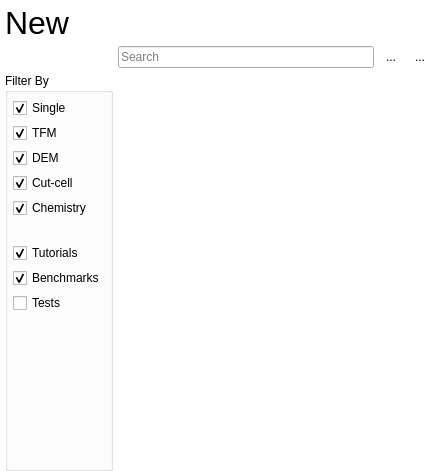
<?xml version="1.0" encoding="UTF-8"?>
<ui version="4.0">
 <class>new</class>
 <widget class="QWidget" name="new">
  <property name="geometry">
   <rect>
    <x>0</x>
    <y>0</y>
    <width>437</width>
    <height>476</height>
   </rect>
  </property>
  <property name="windowTitle">
   <string>Form</string>
  </property>
  <property name="styleSheet">
   <string notr="true">QWidget#new{background-color: white;}</string>
  </property>
  <layout class="QGridLayout" name="gridLayout">
   <property name="leftMargin">
    <number>5</number>
   </property>
   <property name="topMargin">
    <number>5</number>
   </property>
   <property name="rightMargin">
    <number>5</number>
   </property>
   <property name="bottomMargin">
    <number>5</number>
   </property>
   <property name="spacing">
    <number>5</number>
   </property>
   <item row="1" column="1">
    <widget class="QLineEdit" name="search_bar">
     <property name="placeholderText">
      <string>Search</string>
     </property>
    </widget>
   </item>
   <item row="4" column="1" colspan="3">
    <widget class="QListWidget" name="template_list">
     <property name="frameShape">
      <enum>QFrame::NoFrame</enum>
     </property>
     <property name="frameShadow">
      <enum>QFrame::Plain</enum>
     </property>
     <property name="iconSize">
      <size>
       <width>128</width>
       <height>128</height>
      </size>
     </property>
     <property name="textElideMode">
      <enum>Qt::ElideRight</enum>
     </property>
     <property name="resizeMode">
      <enum>QListView::Adjust</enum>
     </property>
     <property name="uniformItemSizes">
      <bool>true</bool>
     </property>
     <property name="wordWrap">
      <bool>false</bool>
     </property>
    </widget>
   </item>
   <item row="1" column="3">
    <widget class="QToolButton" name="tile_button">
     <property name="toolTip">
      <string>View projects as grid</string>
     </property>
     <property name="text">
      <string>...</string>
     </property>
     <property name="icon">
      <iconset>
       <normaloff>../images/tile.svg</normaloff>../images/tile.svg</iconset>
     </property>
     <property name="checkable">
      <bool>true</bool>
     </property>
     <property name="autoRaise">
      <bool>true</bool>
     </property>
    </widget>
   </item>
   <item row="1" column="2">
    <widget class="QToolButton" name="list_button">
     <property name="toolTip">
      <string>View projects as list</string>
     </property>
     <property name="text">
      <string>...</string>
     </property>
     <property name="icon">
      <iconset>
       <normaloff>../images/list.svg</normaloff>../images/list.svg</iconset>
     </property>
     <property name="checkable">
      <bool>true</bool>
     </property>
     <property name="autoRaise">
      <bool>true</bool>
     </property>
    </widget>
   </item>
   <item row="0" column="0">
    <widget class="QLabel" name="label">
     <property name="styleSheet">
      <string notr="true">font-size: 24pt;background-color: white;</string>
     </property>
     <property name="text">
      <string>New</string>
     </property>
    </widget>
   </item>
   <item row="2" column="0" rowspan="3">
    <widget class="QGroupBox" name="groupBox">
     <property name="title">
      <string>Filter By</string>
     </property>
     <property name="flat">
      <bool>true</bool>
     </property>
     <property name="checkable">
      <bool>false</bool>
     </property>
     <layout class="QVBoxLayout" name="verticalLayout">
      <property name="spacing">
       <number>5</number>
      </property>
      <property name="leftMargin">
       <number>5</number>
      </property>
      <property name="topMargin">
       <number>5</number>
      </property>
      <property name="rightMargin">
       <number>5</number>
      </property>
      <property name="bottomMargin">
       <number>5</number>
      </property>
      <item>
       <widget class="QCheckBox" name="single_chk">
        <property name="text">
         <string>Single</string>
        </property>
        <property name="icon">
         <iconset>
          <normaloff>../images/single.svg</normaloff>../images/single.svg</iconset>
        </property>
        <property name="checked">
         <bool>true</bool>
        </property>
       </widget>
      </item>
      <item>
       <widget class="QCheckBox" name="tfm_chk">
        <property name="text">
         <string>TFM</string>
        </property>
        <property name="icon">
         <iconset>
          <normaloff>../images/tfm.svg</normaloff>../images/tfm.svg</iconset>
        </property>
        <property name="checked">
         <bool>true</bool>
        </property>
       </widget>
      </item>
      <item>
       <widget class="QCheckBox" name="dem_chk">
        <property name="text">
         <string>DEM</string>
        </property>
        <property name="icon">
         <iconset>
          <normaloff>../images/dem.svg</normaloff>../images/dem.svg</iconset>
        </property>
        <property name="checked">
         <bool>true</bool>
        </property>
       </widget>
      </item>
      <item>
       <widget class="QCheckBox" name="cutcell_chk">
        <property name="text">
         <string>Cut-cell</string>
        </property>
        <property name="icon">
         <iconset>
          <normaloff>../images/geometry.svg</normaloff>../images/geometry.svg</iconset>
        </property>
        <property name="checked">
         <bool>true</bool>
        </property>
       </widget>
      </item>
      <item>
       <widget class="QCheckBox" name="chemistry_chk">
        <property name="text">
         <string>Chemistry</string>
        </property>
        <property name="icon">
         <iconset>
          <normaloff>../images/chemistry.svg</normaloff>../images/chemistry.svg</iconset>
        </property>
        <property name="checked">
         <bool>true</bool>
        </property>
       </widget>
      </item>
      <item>
       <spacer name="verticalSpacer_2">
        <property name="orientation">
         <enum>Qt::Vertical</enum>
        </property>
        <property name="sizeType">
         <enum>QSizePolicy::Maximum</enum>
        </property>
        <property name="sizeHint" stdset="0">
         <size>
          <width>20</width>
          <height>20</height>
         </size>
        </property>
       </spacer>
      </item>
      <item>
       <widget class="QCheckBox" name="tutorials_chk">
        <property name="text">
         <string>Tutorials</string>
        </property>
        <property name="checked">
         <bool>true</bool>
        </property>
       </widget>
      </item>
      <item>
       <widget class="QCheckBox" name="benchmarks_chk">
        <property name="text">
         <string>Benchmarks</string>
        </property>
        <property name="checked">
         <bool>true</bool>
        </property>
       </widget>
      </item>
      <item>
       <widget class="QCheckBox" name="tests_chk">
        <property name="text">
         <string>Tests</string>
        </property>
       </widget>
      </item>
      <item>
       <spacer name="verticalSpacer">
        <property name="orientation">
         <enum>Qt::Vertical</enum>
        </property>
        <property name="sizeHint" stdset="0">
         <size>
          <width>20</width>
          <height>40</height>
         </size>
        </property>
       </spacer>
      </item>
     </layout>
    </widget>
   </item>
  </layout>
 </widget>
 <resources/>
 <connections/>
</ui>
